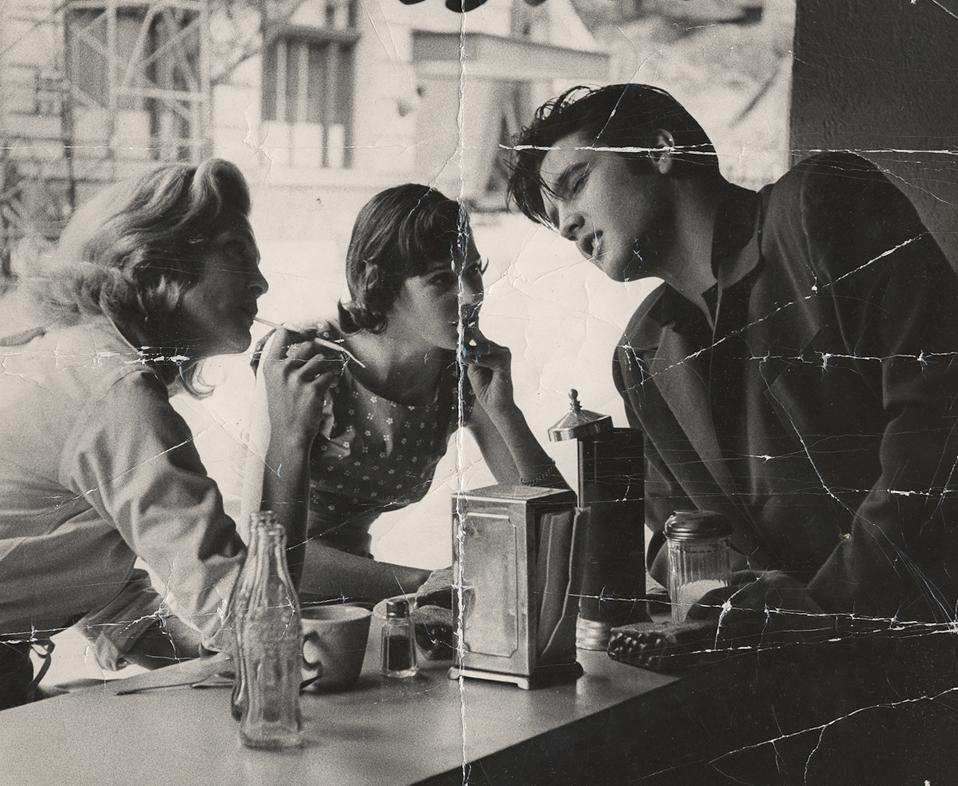
#> input picture old-photo-restored-repaired-before.jpg, 958 x 786 px
$ jupyter execute code.ipynb
#> lines starting #> are read from the running program, lines starting #| are printed output that depends on the picture; after the words box and inside, x2 and y2 are one past the last pixel; in counts of white or black regions, pixels touching at a corner belong together
[cell 1]
import cv2
import numpy as np

[cell 2]
PHOTO_PATH = 'old-photo-restored-repaired-before.jpg'
BLUR_VALUE = 7

[cell 3]
img = cv2.imread(PHOTO_PATH)
#> img is the input picture: shape (786, 958, 3); mean B, G, R 103.7, 108.8, 111.5

[cell 4]
blur_result = cv2.medianBlur(img, BLUR_VALUE)
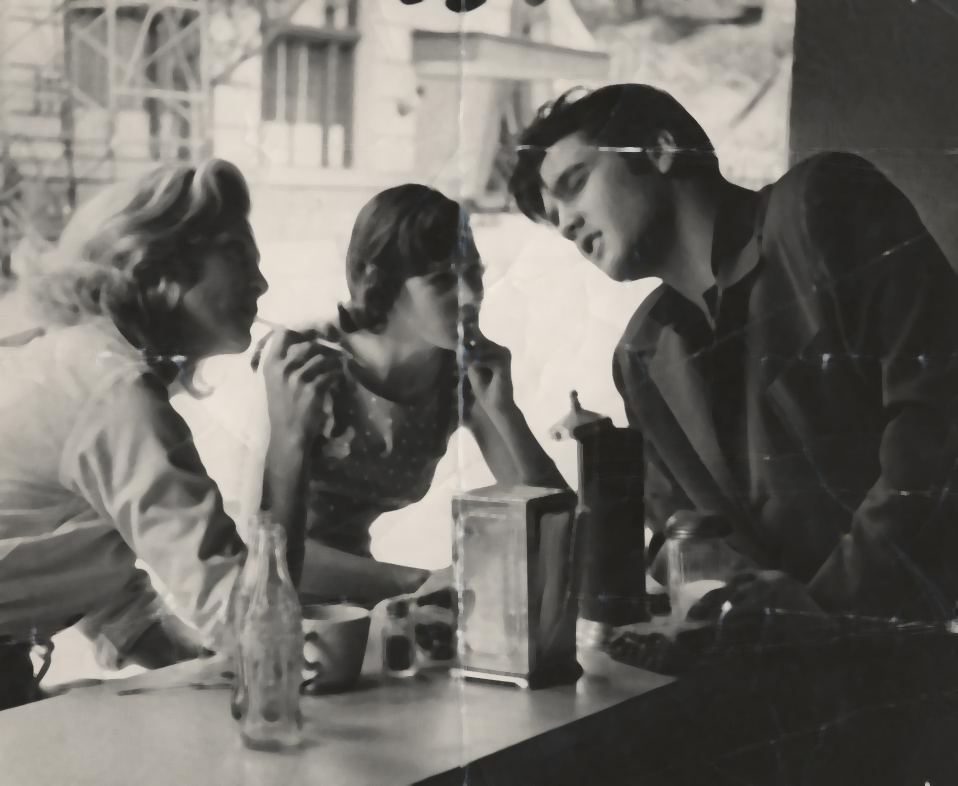
#> blur_result: shape (786, 958, 3); mean B, G, R 102.9, 108, 110.7
cv2.imwrite(filename = PHOTO_PATH.replace(".jpg", "_blured.jpg"), img=blur_result)
#> Out = True

[cell 5]
mask = cv2.inRange(img, np.array([10,10,10]), np.array([10,10,10]))
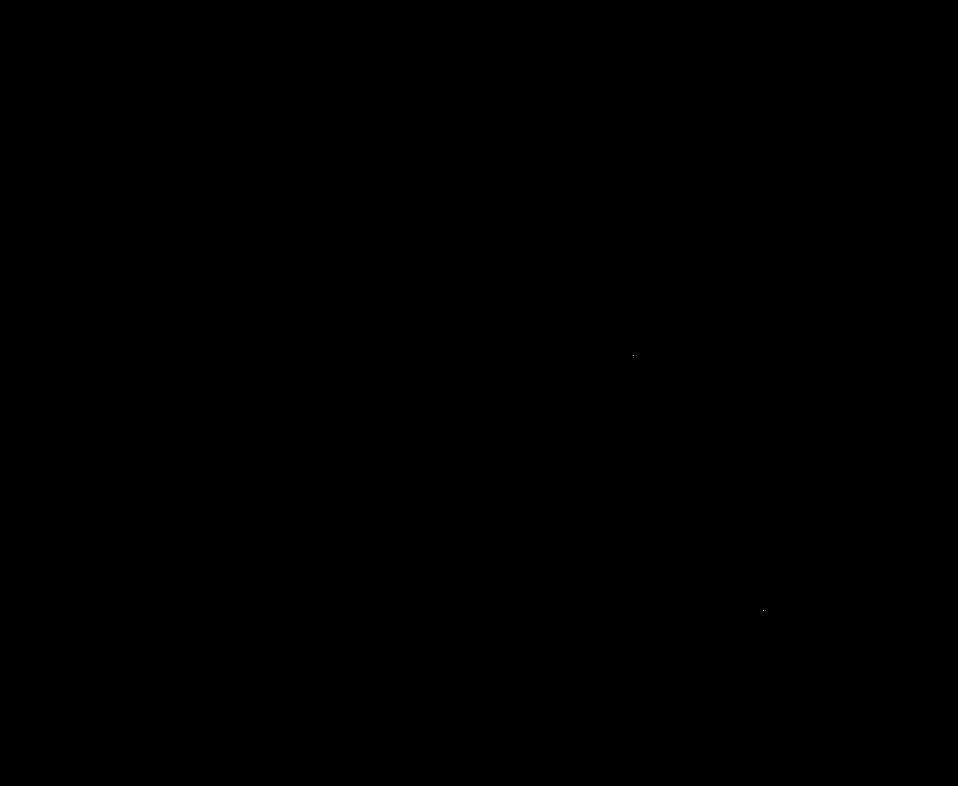
#> mask: shape (786, 958); 0% white in thin lines or dots, all inside (x1, y1, x2, y2) = (633, 355, 764, 611)
filling_result = cv2.inpaint(img, mask, 15, cv2.INPAINT_NS)
cv2.imwrite(filename=PHOTO_PATH.replace(".jpg", "_filled.jpg"), img=filling_result)
#> Out = True
